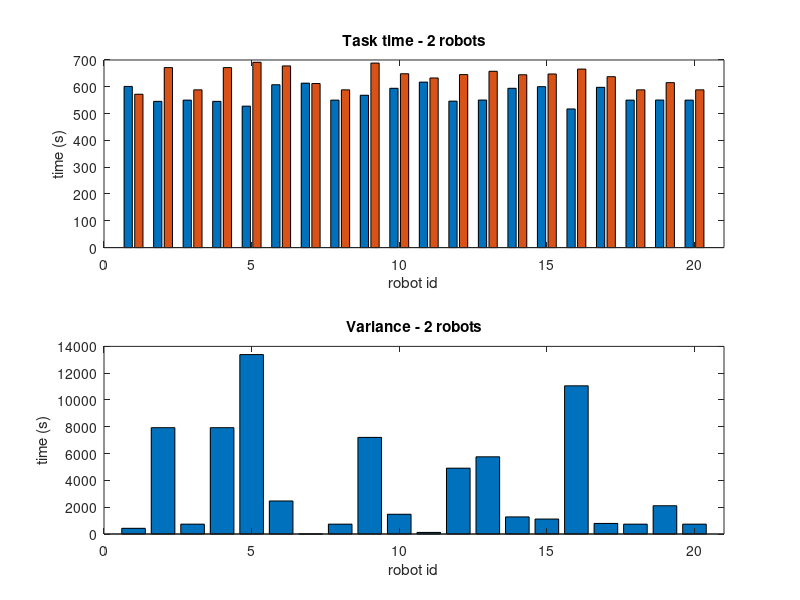
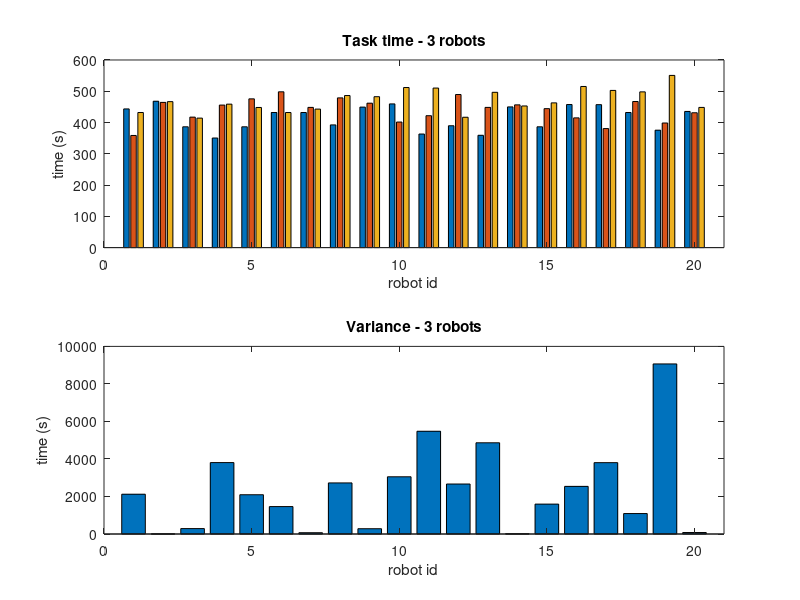
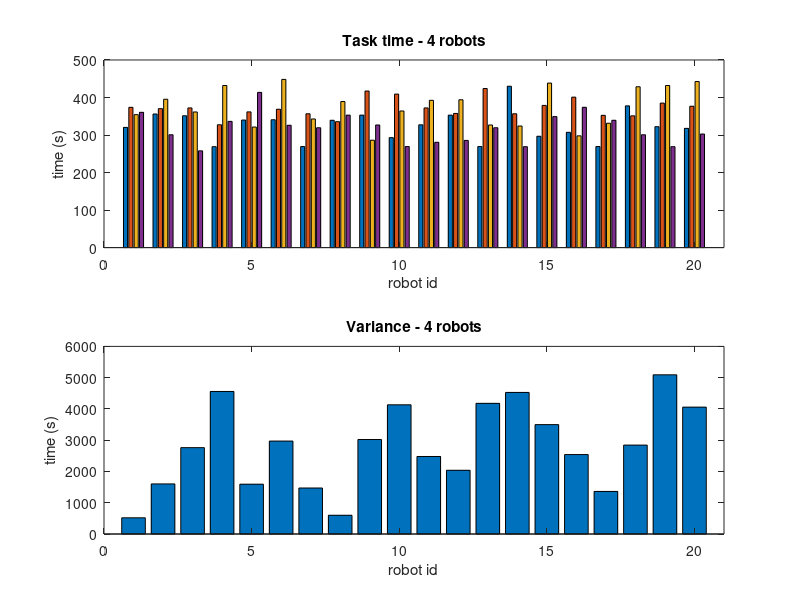

These charts were generated, in order, by the following MATLAB code: (Note: this script raises an error after producing the figures.)

clear all
% close all

M1 = dlmread('./exp_A2_2_robs.txt');
M2 = dlmread('./exp_A2_3_robs.txt');
M3 = dlmread('./exp_A2_4_robs.txt');


% Each column of M1:
% loop_time, atri_time heur_time task_time_0 task_time_1 cpp_time total_time
% Each column of M2:
% loop_time, atri_time heur_time task_time_0 task_time_1 task_time_2 cpp_time total_time
% Each column of M3:
% loop_time, atri_time heur_time task_time_0 task_time_1 task_time_2 task_time_3 cpp_time total_time

% ---------- ---------- ---------- DATA ---------- ---------- ---------- %
% Vs = [1.5, 1.3, 1.0, 1.5]  # search speeds (rad/s) maximum is pi/2
% Vd = [0.4, 0.55, 0.5, 0.4]  # moving speeds (m/s)
% ---------- ---------- ---------- ---- ---------- ---------- ---------- %


% Reorder columns
M(:,:,1) = [M1(:,[4 5 1 2 3 6 7]), zeros(20,2)];
M(:,:,2) = [M2(:,[4 5 6 1 2 3 7 8]), zeros(20,1)];
M(:,:,3) = M3(:,[4 5 6 7 1 2 3 8 9]);

% Plot 
for r = 2:1:4
    
    figure(r)
    
    subplot(2,1,1)
    x = M(:,1:r,r-1);
    bar(x)
    xlabel('robot id')
    ylabel('time (s)')
    title(sprintf('Task time - %d robots',r))
    xlim([0, 21])
    
    subplot(2,1,2)
    bar(var(x'))
    xlabel('robot id')
    ylabel('time (s)')
    title(sprintf('Variance - %d robots',r))
    xlim([0, 21])
    
    drawnow
end


% Capture computation times
loop_time = zeros(20,3);
atri_time = zeros(20,3);
heu_time = zeros(20,3);
cpp_time = zeros(20,3);
tot_tot_time = zeros(20,3);
for r = 2:1:4    
    loop_time(:,r-1) = M(:,r+1,r-1);
    atri_time(:,r-1) = M(:,r+2,r-1);
    heu_time(:,r-1) = M(:,r+3,r-1);
    cpp_time(:,r-1) =  M(:,r+4,r-1);
    tot_tot_time(:,r-1) = M(:,r+5,r-1);
end
exec_time(:,:,1) = loop_time;
exec_time(:,:,2) = atri_time;
exec_time(:,:,3) = heu_time;
exec_time(:,:,4) = cpp_time;
exec_time(:,:,5) = tot_tot_time;

% Plot computation times
for f = 1:1:5
    figure(f+200)
    boxplot(exec_time(:,:,f), [2, 3, 4])
    grid on
    
    xlabel('Number of robots')
    ylabel('Computation time (s)')
    
    switch(f)
        case 1
            title('Loop time (loop whth LP)')
        case 2
            title('Attribution time (MILP)')
        case 3
            title('Total heuristic time')
        case 4
            title('All CPPs time')
        case 5
            title('Total time')
    end
    
    drawnow
    
end

